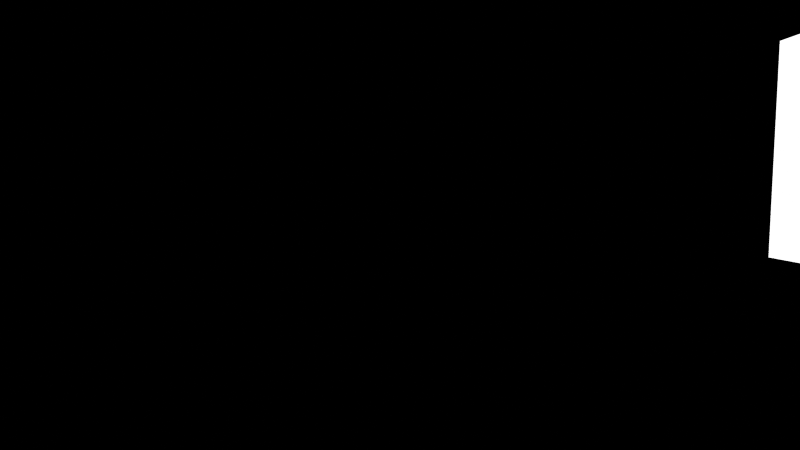
#> input picture azur/prototype/assets/scene2/views/rail/window.png, 1600 x 900 px, found by its file name (shown at 1/2 size)
$ python maps.py
#> lines starting #> are read from the running program, lines starting #| are printed output that depends on the picture
"""AZUR helper maps (depth, window) kept small for the web.

Blender dithers 8-bit output, so a flat mask carries noise in every pixel and PNG cannot compress it: a window mask
of a few white shapes weighed ~0.5 MB and each depth map ~0.9 MB, loaded before the first picture. Here the window
mask loses the dither (values under 8 become 0) and the depth map is median-filtered and halved (it only drives a few
pixels of parallax; the browser samples it smoothly). Safe to run again on files already tidied.

Usage:  python3 azur/scene/maps.py [views dir]      (default prototype/assets/scene3/views: tidies every view)
"""
import json, os, sys
import numpy as np
from PIL import Image, ImageFilter


def tidy_window(path):
    a = np.asarray(Image.open(path).convert('L'))
#> a is the input picture: shape (900, 1600); min 0, max 255, mean 4.2
    Image.fromarray(np.where(a < 8, 0, a).astype(np.uint8), 'L').save(path, optimize=True)


def tidy_depth(path, plate_w=None):
    im = Image.open(path).convert('L').filter(ImageFilter.MedianFilter(3))
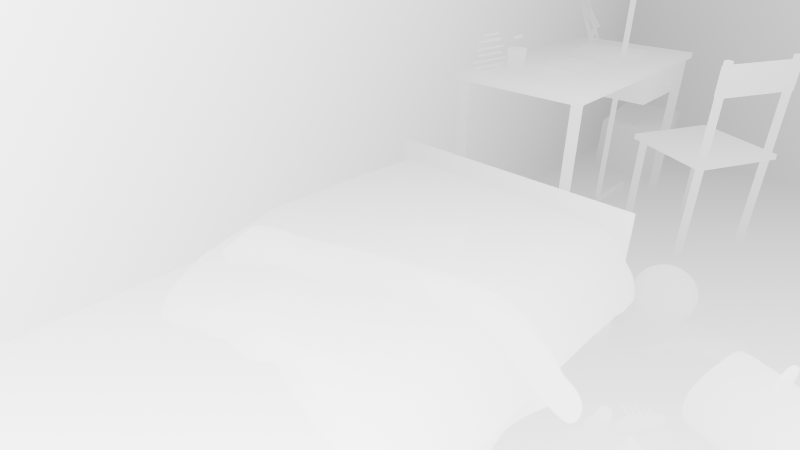
#> input picture azur/prototype/assets/views/bed/depth.png, 1600 x 900 px, found by its file name (shown at 1/2 size)
    if plate_w is None or im.width >= plate_w:                     # full plate size: halve it (only once)
        im = im.resize((max(1, im.width // 2), max(1, im.height // 2)), Image.BILINEAR)
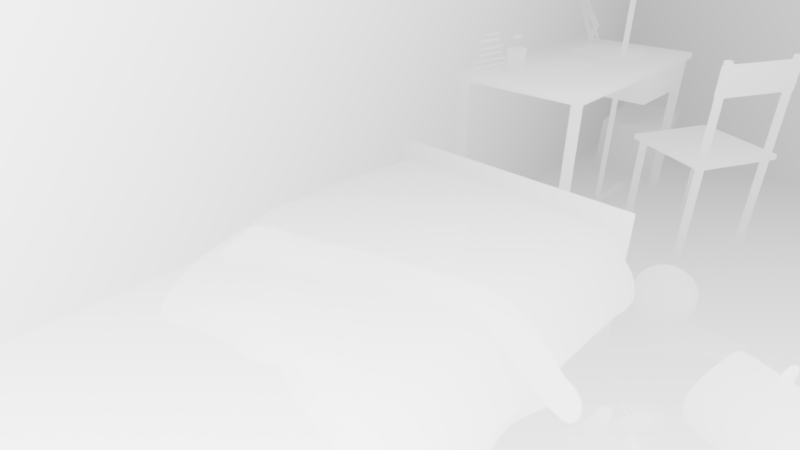
#> im: PIL image 800x450 L; min 178, max 242, mean 224.8
    im.save(path, optimize=True)


def tidy_views(views_dir):
    res = {}
    vj = os.path.join(views_dir, 'views.json')
    if os.path.exists(vj): res = {k: v.get('res') for k, v in json.load(open(vj)).items() if isinstance(v, dict)}
    out = []
    for key in sorted(os.listdir(views_dir)):
        d = os.path.join(views_dir, key)
        if not os.path.isdir(d): continue
        w, dp = os.path.join(d, 'window.png'), os.path.join(d, 'depth.png')
        if os.path.exists(w):
            b = os.path.getsize(w); tidy_window(w); out.append((w, b, os.path.getsize(w)))
        if os.path.exists(dp):
            pw = (res.get(key) or [None])[0]
            if pw is None or Image.open(dp).width >= pw:
                b = os.path.getsize(dp); tidy_depth(dp, pw); out.append((dp, b, os.path.getsize(dp)))
    return out


if __name__ == '__main__':
    here = os.path.dirname(os.path.dirname(os.path.abspath(__file__)))
    vd = sys.argv[1] if len(sys.argv) > 1 else os.path.join(here, 'prototype', 'assets', 'scene3', 'views')
    for p, b, a in tidy_views(vd):
        print(f'{os.path.relpath(p, vd)}: {b // 1024} KB -> {a // 1024} KB')
